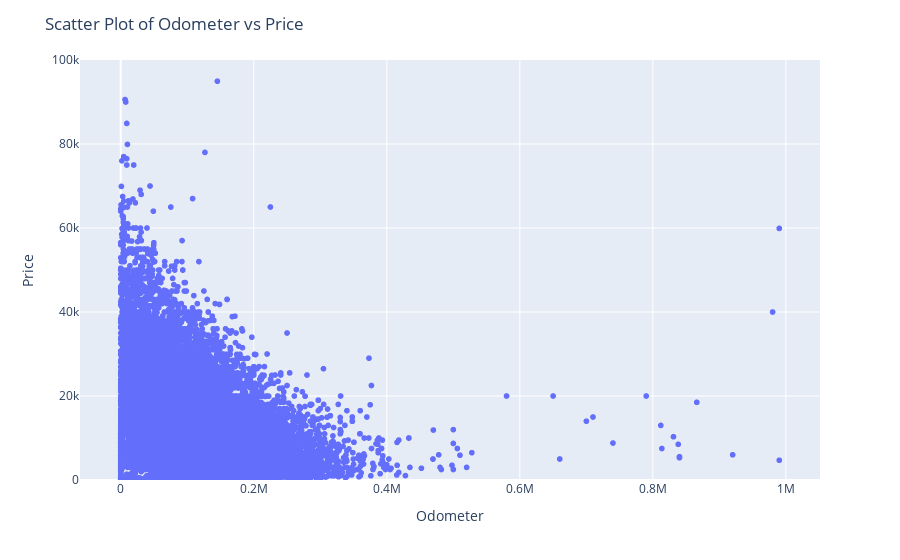

The notebook cell saved with this chart:
### Code cell
# Using plotly express

fig = px.scatter(df_vehiclesus, x='odometer', y='price')

fig.update_xaxes(title='Odometer')
fig.update_yaxes(title='Price')
fig.update_layout(title='Scatter Plot of Odometer vs Price')

fig.update_yaxes(range=[0, 100000])

fig.show()

### Figure 1 — Plotly figure (JSON) as saved in the notebook; plotly's stock layout.template omitted (floating-point values rounded to 4 significant figures; data arrays with more than 128 entries replaced by an {"elided": "..."} marker saying what was removed)
{"data": [{"hovertemplate": "odometer=%{x}<br>price=%{y}<extra></extra>", "legendgroup": "", "marker": {"color": "#636efa", "symbol": "circle"}, "mode": "markers", "name": "", "showlegend": false, "type": "scattergl", "x": {"elided": "51525 int values"}, "xaxis": "x", "y": {"elided": "51525 int values"}, "yaxis": "y"}], "layout": {"legend": {"tracegroupgap": 0}, "margin": {"t": 60}, "title": {"text": "Scatter Plot of Odometer vs Price"}, "xaxis": {"anchor": "y", "domain": [0, 1], "title": {"text": "Odometer"}}, "yaxis": {"anchor": "x", "domain": [0, 1], "range": [0, 100000], "title": {"text": "Price"}}}}
